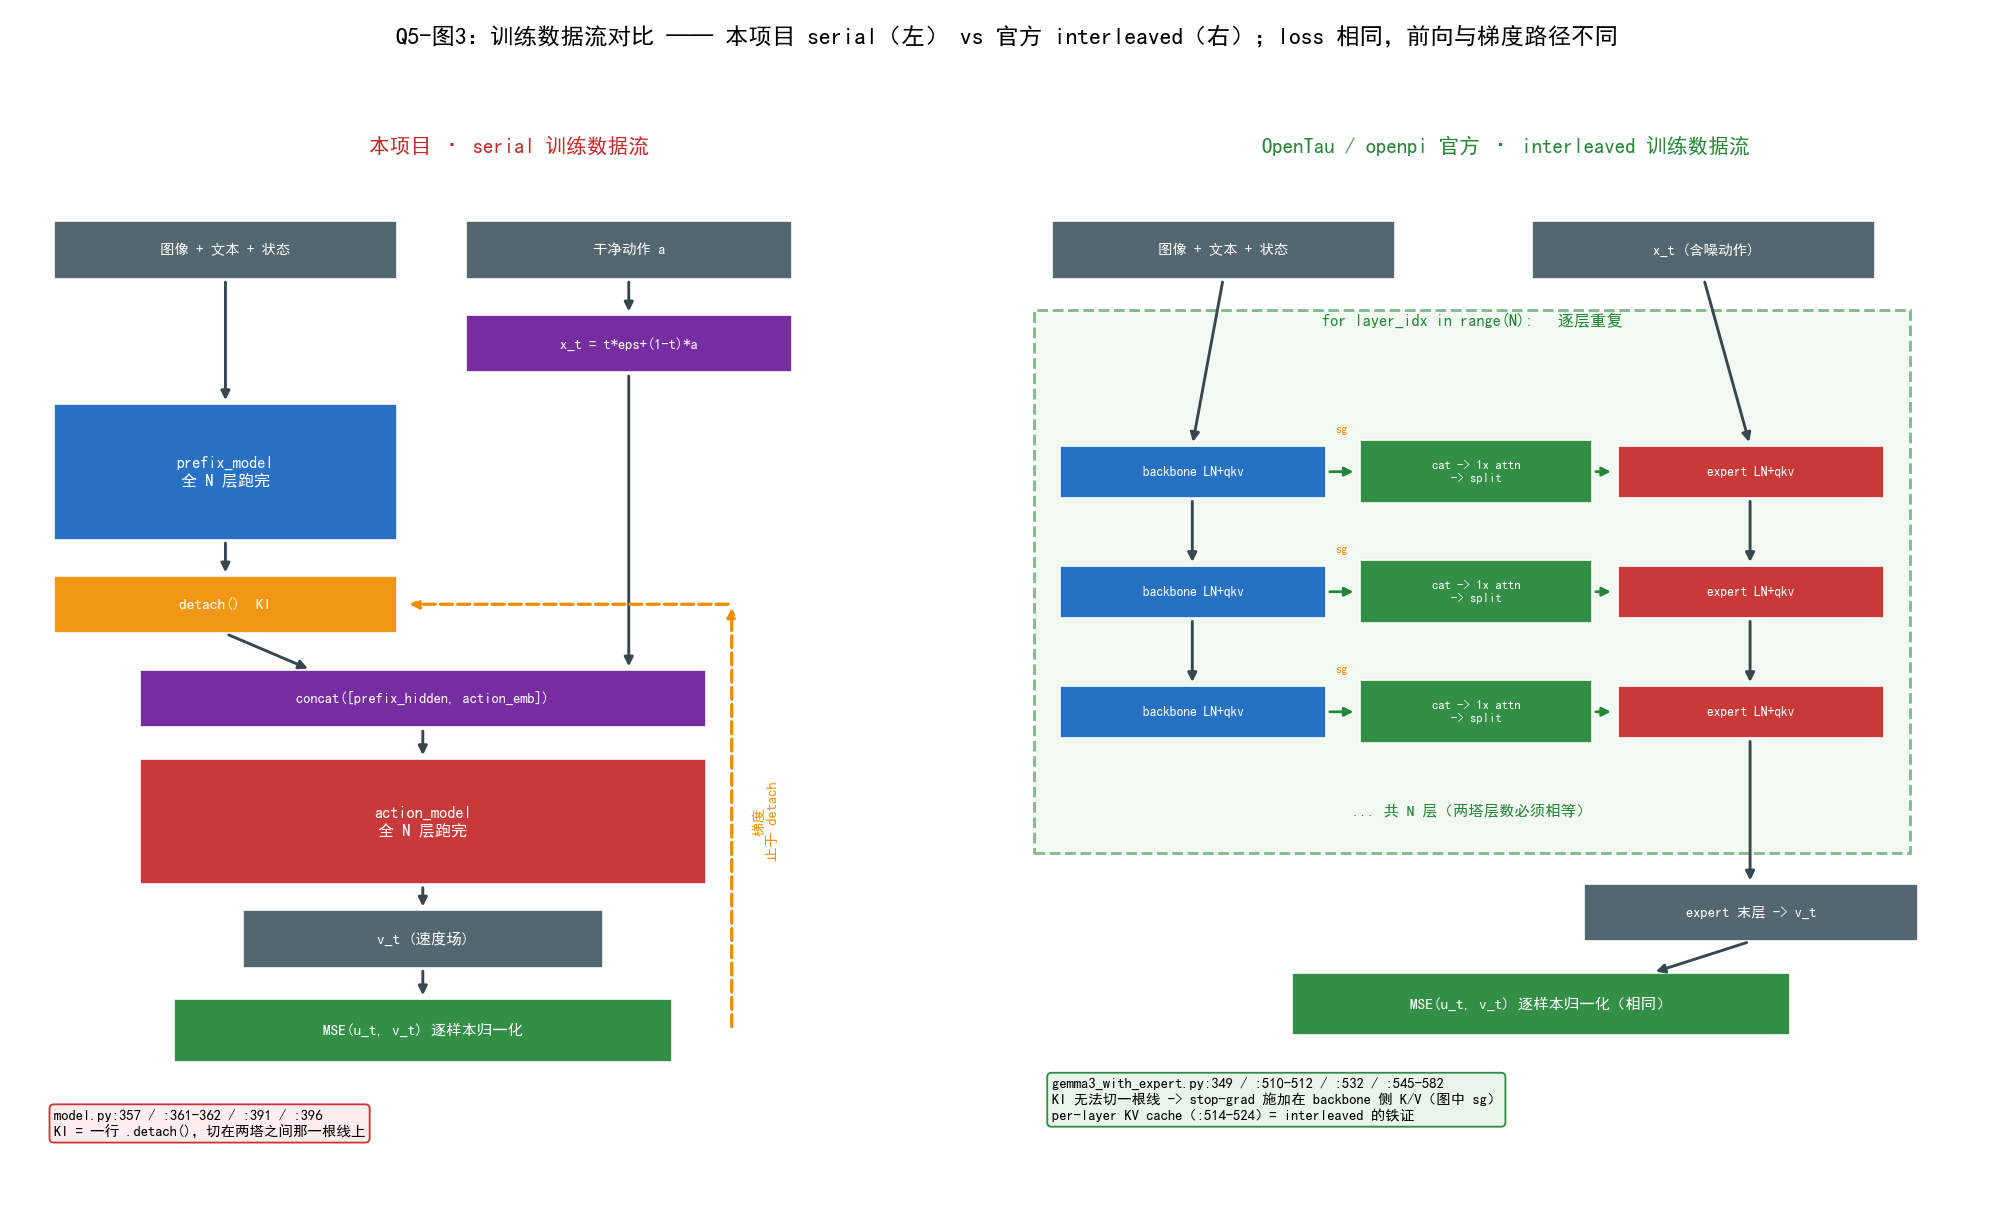

Write Python code to recreate this figure.
# -*- coding: utf-8 -*-
"""Q5-图3：训练数据流对比 —— 本项目 serial 数据流 vs 官方 interleaved 数据流。

用户要求：文档 5.2「数据流程（训练）」画的是串行数据流，需要再给一张
interleaved 训练数据流的对比图，否则读者会误以为官方也是这样走的。

两条数据流的**关键差异**（都体现在图上）：

1) 前向路径
   serial：  prefix 全塔 -> (detach) -> concat -> action 全塔 -> v_t
   interleaved： 每层 concat Q/K/V -> 一次 attention -> split -> 各自 MLP，
                 循环 N 层 -> 取 expert 流末层 -> v_t

2) 梯度路径（KI 知识隔离）
   serial：  detach 直接切断在「两塔之间那一根线」上，实现极简（一行 .detach()）。
   interleaved：切不了一根线 —— 两条流每层都在同一个 softmax 里纠缠。
                官方做法是 **stop-gradient 施加在 backbone 侧的 K/V 上**，
                即 expert 能读 backbone 激活，但梯度不回流；
                论文原文（KI 配方）：
                "while the action expert attends to all of the activations in
                 the VLM backbone, gradients from the action expert do not
                 flow into the VLM backbone"。

3) KV cache（推理期，顺带标注）
   serial：只需缓存 prefix 末层输出。
   interleaved：必须逐层缓存 prefix 的 K/V（per-layer KV cache）——
                这也是判定「官方是 interleaved」最硬的证据。

4) loss 完全相同（两侧共用）
   flow matching MSE，逐样本按 postfix 有效长度归一化：
   model.py:401  mse = (u_t - v_t).pow(2).mean(-1)     -> (B, chunk)
   model.py:406-407  n_postfix = (~prefix_mask_t).sum(-1); mse.sum(-1)/n_postfix

本图为**架构/数据流示意**（无法在本项目内同时跑通两种实现），
但所有 file:line 与宽度/层数数值均来自真实核对。
"""
from __future__ import annotations

import matplotlib.pyplot as plt

from _shared import C_STD, C_NEW, C_AUX, C_AUX2, C_WARN, OUT, setup_fonts


def box(ax, x, y, w, h, text, color, fs=8.5, alpha=0.92, tc="white"):
    ax.add_patch(plt.Rectangle((x, y), w, h, facecolor=color, edgecolor="white",
                               linewidth=1.0, alpha=alpha))
    ax.text(x + w / 2, y + h / 2, text, ha="center", va="center",
            color=tc, fontsize=fs, fontweight="bold")


def arrow(ax, x1, y1, x2, y2, color="#37474f", lw=1.6, style="-|>", ls="-"):
    ax.annotate("", xy=(x2, y2), xytext=(x1, y1),
                arrowprops=dict(arrowstyle=style, color=color, linewidth=lw,
                                linestyle=ls))


def draw_serial(ax):
    ax.set_title("本项目 · serial 训练数据流", fontsize=11.5, color=C_STD,
                 fontweight="bold")
    # 输入
    box(ax, 0.1, 8.5, 2.0, 0.55, "图像 + 文本 + 状态", "#455a64", fs=8)
    box(ax, 2.5, 8.5, 1.9, 0.55, "干净动作 a", "#455a64", fs=8)
    # 加噪
    box(ax, 2.5, 7.6, 1.9, 0.55, "x_t = t*eps+(1-t)*a", C_AUX2, fs=8)
    arrow(ax, 3.45, 8.5, 3.45, 8.15)
    # prefix 塔（整块）
    box(ax, 0.1, 6.0, 2.0, 1.3, "prefix_model\n全 N 层跑完", C_AUX, fs=9)
    arrow(ax, 1.1, 8.5, 1.1, 7.3)
    # detach
    box(ax, 0.1, 5.1, 2.0, 0.55, "detach()  KI", C_WARN, fs=8.5)
    arrow(ax, 1.1, 6.0, 1.1, 5.65)
    # concat
    box(ax, 0.6, 4.2, 3.3, 0.55, "concat([prefix_hidden, action_emb])",
        C_AUX2, fs=8)
    arrow(ax, 1.1, 5.1, 1.6, 4.75)
    arrow(ax, 3.45, 7.6, 3.45, 4.75)
    # action 塔
    box(ax, 0.6, 2.7, 3.3, 1.2, "action_model\n全 N 层跑完", C_STD, fs=9)
    arrow(ax, 2.25, 4.2, 2.25, 3.9)
    # v_t
    box(ax, 1.2, 1.9, 2.1, 0.55, "v_t (速度场)", "#455a64", fs=8.5)
    arrow(ax, 2.25, 2.7, 2.25, 2.45)
    # loss
    box(ax, 0.8, 1.0, 2.9, 0.6, "MSE(u_t, v_t) 逐样本归一化", C_NEW, fs=8.5)
    arrow(ax, 2.25, 1.9, 2.25, 1.6)
    # 梯度回流（虚线，止于 detach）
    arrow(ax, 4.05, 1.3, 4.05, 5.38, color=C_WARN, lw=1.8, ls="--")
    arrow(ax, 4.05, 5.38, 2.15, 5.38, color=C_WARN, lw=1.8, ls="--")
    ax.text(4.25, 3.3, "梯度\n止于 detach", fontsize=8, color=C_WARN,
            rotation=90, va="center", ha="center", fontweight="bold")
    ax.text(0.1, 0.55,
            "model.py:357 / :361-362 / :391 / :396\n"
            "KI = 一行 .detach()，切在两塔之间那一根线上",
            fontsize=8, va="top",
            bbox=dict(boxstyle="round", facecolor="#ffebee",
                      edgecolor=C_STD, alpha=0.95))
    ax.set_xlim(-0.1, 5.6)
    ax.set_ylim(-0.35, 9.6)
    ax.axis("off")


def draw_interleaved(ax):
    ax.set_title("OpenTau / openpi 官方 · interleaved 训练数据流",
                 fontsize=11.5, color=C_NEW, fontweight="bold")
    box(ax, 0.1, 8.5, 2.0, 0.55, "图像 + 文本 + 状态", "#455a64", fs=8)
    box(ax, 2.9, 8.5, 2.0, 0.55, "x_t (含噪动作)", "#455a64", fs=8)
    # 逐层循环体
    ax.add_patch(plt.Rectangle((0.0, 3.0), 5.1, 5.2, facecolor="#e8f5e9",
                               edgecolor=C_NEW, linewidth=1.6, alpha=0.55,
                               linestyle="--"))
    ax.text(2.55, 8.05, "for layer_idx in range(N):   逐层重复", ha="center",
            fontsize=9, color=C_NEW, fontweight="bold")
    n = 3
    for i in range(n):
        y = 6.4 - i * 1.15
        box(ax, 0.15, y, 1.55, 0.5, "backbone LN+qkv", C_AUX, fs=7.5)
        box(ax, 3.4, y, 1.55, 0.5, "expert LN+qkv", C_STD, fs=7.5)
        box(ax, 1.9, y - 0.05, 1.35, 0.6, "cat -> 1x attn\n-> split", C_NEW,
            fs=7)
        arrow(ax, 1.7, y + 0.25, 1.88, y + 0.25, color=C_NEW, lw=1.5)
        arrow(ax, 3.25, y + 0.25, 3.38, y + 0.25, color=C_NEW, lw=1.5)
        # stop-grad 标记（backbone 侧 K/V）
        ax.text(1.79, y + 0.62, "sg", fontsize=7, color=C_WARN,
                fontweight="bold", ha="center")
        if i < n - 1:
            arrow(ax, 0.92, y, 0.92, y - 0.65)
            arrow(ax, 4.17, y, 4.17, y - 0.65)
    arrow(ax, 1.1, 8.5, 0.92, 6.9)
    arrow(ax, 3.9, 8.5, 4.17, 6.9)
    ax.text(2.55, 3.35, "... 共 N 层（两塔层数必须相等）", ha="center",
            fontsize=8.5, color=C_NEW)
    # 出口
    box(ax, 3.2, 2.15, 1.95, 0.55, "expert 末层 -> v_t", "#455a64", fs=8)
    arrow(ax, 4.17, 4.1, 4.17, 2.7)
    box(ax, 1.5, 1.25, 2.9, 0.6, "MSE(u_t, v_t) 逐样本归一化（相同）",
        C_NEW, fs=8.5)
    arrow(ax, 4.17, 2.15, 3.6, 1.85)
    ax.text(0.1, 0.85,
            "gemma3_with_expert.py:349 / :510-512 / :532 / :545-582\n"
            "KI 无法切一根线 -> stop-grad 施加在 backbone 侧 K/V（图中 sg）\n"
            "per-layer KV cache（:514-524）= interleaved 的铁证",
            fontsize=8, va="top",
            bbox=dict(boxstyle="round", facecolor="#e8f5e9",
                      edgecolor=C_NEW, alpha=0.95))
    ax.set_xlim(-0.1, 5.6)
    ax.set_ylim(-0.35, 9.6)
    ax.axis("off")


def main():
    setup_fonts()
    fig, axes = plt.subplots(1, 2, figsize=(15.5, 9.4))
    draw_serial(axes[0])
    draw_interleaved(axes[1])
    fig.suptitle("Q5-图3：训练数据流对比 —— 本项目 serial（左） vs 官方 "
                 "interleaved（右）；loss 相同，前向与梯度路径不同",
                 fontsize=13, fontweight="bold")
    fig.tight_layout(rect=[0, 0, 1, 0.94])
    out = OUT / "plot_q5_train_dataflow.png"
    fig.savefig(out, dpi=130)
    print(f"saved: {out}")


if __name__ == "__main__":
    main()
